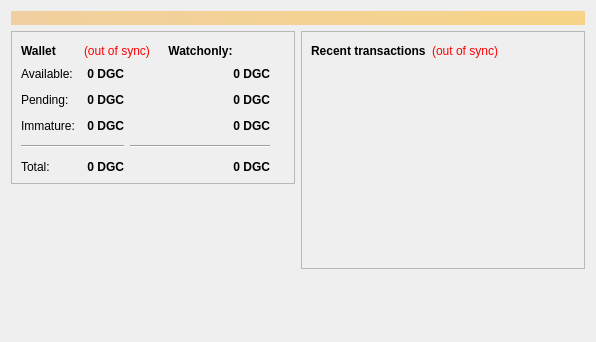
<?xml version="1.0" encoding="UTF-8"?>
<ui version="4.0">
 <class>OverviewPage</class>
 <widget class="QWidget" name="OverviewPage">
  <property name="geometry">
   <rect>
    <x>0</x>
    <y>0</y>
    <width>596</width>
    <height>342</height>
   </rect>
  </property>
  <property name="windowTitle">
   <string>Form</string>
  </property>
  <layout class="QVBoxLayout" name="topLayout">
   <item>
    <widget class="QLabel" name="labelAlerts">
     <property name="visible">
      <bool>false</bool>
     </property>
     <property name="styleSheet">
      <string notr="true">background-color: qlineargradient(x1: 0, y1: 0, x2: 1, y2: 0, stop:0 #F0D0A0, stop:1 #F8D488); color:#000000;</string>
     </property>
     <property name="wordWrap">
      <bool>true</bool>
     </property>
     <property name="margin">
      <number>3</number>
     </property>
    </widget>
   </item>
   <item>
    <layout class="QHBoxLayout" name="horizontalLayout" stretch="1,1">
     <item>
      <layout class="QVBoxLayout" name="verticalLayout_2">
       <item>
        <widget class="QFrame" name="frame">
         <property name="frameShape">
          <enum>QFrame::StyledPanel</enum>
         </property>
         <property name="frameShadow">
          <enum>QFrame::Raised</enum>
         </property>
         <layout class="QVBoxLayout" name="verticalLayout_4">
          <item>
           <layout class="QHBoxLayout" name="horizontalLayout_4">
            <item>
             <layout class="QHBoxLayout" name="horizontalLayout_7">
              <item>
               <widget class="QLabel" name="label_5">
                <property name="font">
                 <font>
                  <weight>75</weight>
                  <bold>true</bold>
                 </font>
                </property>
                <property name="text">
                 <string>Wallet</string>
                </property>
               </widget>
              </item>
              <item>
               <widget class="QLabel" name="labelWalletStatus">
                <property name="toolTip">
                 <string>The displayed information may be out of date. Your wallet automatically synchronizes with the Bitcoin network after a connection is established, but this process has not completed yet.</string>
                </property>
                <property name="styleSheet">
                 <string notr="true">QLabel { color: red; }</string>
                </property>
                <property name="text">
                 <string notr="true">(out of sync)</string>
                </property>
                <property name="alignment">
                 <set>Qt::AlignLeading|Qt::AlignLeft|Qt::AlignVCenter</set>
                </property>
               </widget>
              </item>
             </layout>
            </item>
            <item>
             <layout class="QHBoxLayout" name="horizontalLayout_8">
              <item>
               <widget class="QLabel" name="labelWatchonly">
                <property name="font">
                 <font>
                  <weight>75</weight>
                  <bold>true</bold>
                 </font>
                </property>
                <property name="text">
                 <string>Watchonly:</string>
                </property>
                <property name="alignment">
                 <set>Qt::AlignCenter</set>
                </property>
               </widget>
              </item>
              <item>
               <spacer name="horizontalSpacer_2">
                <property name="orientation">
                 <enum>Qt::Horizontal</enum>
                </property>
                <property name="sizeType">
                 <enum>QSizePolicy::Preferred</enum>
                </property>
                <property name="sizeHint" stdset="0">
                 <size>
                  <width>40</width>
                  <height>20</height>
                 </size>
                </property>
               </spacer>
              </item>
             </layout>
            </item>
           </layout>
          </item>
          <item>
           <layout class="QHBoxLayout" name="horizontalLayout_3">
            <item>
             <layout class="QFormLayout" name="formLayout_2">
              <property name="fieldGrowthPolicy">
               <enum>QFormLayout::AllNonFixedFieldsGrow</enum>
              </property>
              <property name="horizontalSpacing">
               <number>12</number>
              </property>
              <property name="verticalSpacing">
               <number>12</number>
              </property>
              <item row="0" column="0">
               <widget class="QLabel" name="label">
                <property name="text">
                 <string>Available:</string>
                </property>
               </widget>
              </item>
              <item row="0" column="1">
               <widget class="QLabel" name="labelBalance">
                <property name="font">
                 <font>
                  <weight>75</weight>
                  <bold>true</bold>
                 </font>
                </property>
                <property name="cursor">
                 <cursorShape>IBeamCursor</cursorShape>
                </property>
                <property name="toolTip">
                 <string>Your current spendable balance</string>
                </property>
                <property name="text">
                 <string notr="true">0 DGC</string>
                </property>
                <property name="alignment">
                 <set>Qt::AlignRight|Qt::AlignTrailing|Qt::AlignVCenter</set>
                </property>
                <property name="textInteractionFlags">
                 <set>Qt::LinksAccessibleByMouse|Qt::TextSelectableByKeyboard|Qt::TextSelectableByMouse</set>
                </property>
               </widget>
              </item>
              <item row="1" column="0">
               <widget class="QLabel" name="label_3">
                <property name="text">
                 <string>Pending:</string>
                </property>
               </widget>
              </item>
              <item row="1" column="1">
               <widget class="QLabel" name="labelUnconfirmed">
                <property name="font">
                 <font>
                  <weight>75</weight>
                  <bold>true</bold>
                 </font>
                </property>
                <property name="cursor">
                 <cursorShape>IBeamCursor</cursorShape>
                </property>
                <property name="toolTip">
                 <string>Total of transactions that have yet to be confirmed, and do not yet count toward the spendable balance</string>
                </property>
                <property name="text">
                 <string notr="true">0 DGC</string>
                </property>
                <property name="alignment">
                 <set>Qt::AlignRight|Qt::AlignTrailing|Qt::AlignVCenter</set>
                </property>
                <property name="textInteractionFlags">
                 <set>Qt::LinksAccessibleByMouse|Qt::TextSelectableByKeyboard|Qt::TextSelectableByMouse</set>
                </property>
               </widget>
              </item>
              <item row="2" column="0">
               <widget class="QLabel" name="labelImmatureText">
                <property name="text">
                 <string>Immature:</string>
                </property>
               </widget>
              </item>
              <item row="2" column="1">
               <widget class="QLabel" name="labelImmature">
                <property name="font">
                 <font>
                  <weight>75</weight>
                  <bold>true</bold>
                 </font>
                </property>
                <property name="cursor">
                 <cursorShape>IBeamCursor</cursorShape>
                </property>
                <property name="toolTip">
                 <string>Mined balance that has not yet matured</string>
                </property>
                <property name="text">
                 <string notr="true">0 DGC</string>
                </property>
                <property name="alignment">
                 <set>Qt::AlignRight|Qt::AlignTrailing|Qt::AlignVCenter</set>
                </property>
                <property name="textInteractionFlags">
                 <set>Qt::LinksAccessibleByMouse|Qt::TextSelectableByKeyboard|Qt::TextSelectableByMouse</set>
                </property>
               </widget>
              </item>
              <item row="3" column="0" colspan="2">
               <widget class="Line" name="line">
                <property name="orientation">
                 <enum>Qt::Horizontal</enum>
                </property>
               </widget>
              </item>
              <item row="4" column="0">
               <widget class="QLabel" name="labelTotalText">
                <property name="text">
                 <string>Total:</string>
                </property>
               </widget>
              </item>
              <item row="4" column="1">
               <widget class="QLabel" name="labelTotal">
                <property name="font">
                 <font>
                  <weight>75</weight>
                  <bold>true</bold>
                 </font>
                </property>
                <property name="cursor">
                 <cursorShape>IBeamCursor</cursorShape>
                </property>
                <property name="toolTip">
                 <string>Your current total balance</string>
                </property>
                <property name="text">
                 <string notr="true">0 DGC</string>
                </property>
                <property name="alignment">
                 <set>Qt::AlignRight|Qt::AlignTrailing|Qt::AlignVCenter</set>
                </property>
                <property name="textInteractionFlags">
                 <set>Qt::LinksAccessibleByMouse|Qt::TextSelectableByKeyboard|Qt::TextSelectableByMouse</set>
                </property>
               </widget>
              </item>
             </layout>
            </item>
            <item>
             <layout class="QFormLayout" name="formLayout">
              <property name="fieldGrowthPolicy">
               <enum>QFormLayout::AllNonFixedFieldsGrow</enum>
              </property>
              <property name="horizontalSpacing">
               <number>12</number>
              </property>
              <property name="verticalSpacing">
               <number>12</number>
              </property>
              <item row="0" column="1">
               <widget class="QLabel" name="labelWatchAvailable">
                <property name="font">
                 <font>
                  <weight>75</weight>
                  <bold>true</bold>
                 </font>
                </property>
                <property name="cursor">
                 <cursorShape>IBeamCursor</cursorShape>
                </property>
                <property name="toolTip">
                 <string>Your current balance in watchonly addresses</string>
                </property>
                <property name="text">
                 <string notr="true">0 DGC</string>
                </property>
                <property name="alignment">
                 <set>Qt::AlignRight|Qt::AlignTrailing|Qt::AlignVCenter</set>
                </property>
                <property name="textInteractionFlags">
                 <set>Qt::LinksAccessibleByMouse|Qt::TextSelectableByKeyboard|Qt::TextSelectableByMouse</set>
                </property>
               </widget>
              </item>
              <item row="1" column="1">
               <widget class="QLabel" name="labelWatchPending">
                <property name="font">
                 <font>
                  <weight>75</weight>
                  <bold>true</bold>
                 </font>
                </property>
                <property name="cursor">
                 <cursorShape>IBeamCursor</cursorShape>
                </property>
                <property name="toolTip">
                 <string>Unconfirmed transactions to watchonly addresses</string>
                </property>
                <property name="text">
                 <string notr="true">0 DGC</string>
                </property>
                <property name="alignment">
                 <set>Qt::AlignRight|Qt::AlignTrailing|Qt::AlignVCenter</set>
                </property>
                <property name="textInteractionFlags">
                 <set>Qt::LinksAccessibleByMouse|Qt::TextSelectableByKeyboard|Qt::TextSelectableByMouse</set>
                </property>
               </widget>
              </item>
              <item row="2" column="1">
               <widget class="QLabel" name="labelWatchImmature">
                <property name="font">
                 <font>
                  <weight>75</weight>
                  <bold>true</bold>
                 </font>
                </property>
                <property name="cursor">
                 <cursorShape>IBeamCursor</cursorShape>
                </property>
                <property name="toolTip">
                 <string>Mined balance in watchonly addresses that has not yet matured</string>
                </property>
                <property name="text">
                 <string notr="true">0 DGC</string>
                </property>
                <property name="alignment">
                 <set>Qt::AlignRight|Qt::AlignTrailing|Qt::AlignVCenter</set>
                </property>
                <property name="textInteractionFlags">
                 <set>Qt::LinksAccessibleByMouse|Qt::TextSelectableByKeyboard|Qt::TextSelectableByMouse</set>
                </property>
               </widget>
              </item>
              <item row="3" column="0" colspan="2">
               <widget class="Line" name="lineWatchBalance">
                <property name="sizePolicy">
                 <sizepolicy hsizetype="Preferred" vsizetype="Fixed">
                  <horstretch>0</horstretch>
                  <verstretch>0</verstretch>
                 </sizepolicy>
                </property>
                <property name="minimumSize">
                 <size>
                  <width>140</width>
                  <height>0</height>
                 </size>
                </property>
                <property name="orientation">
                 <enum>Qt::Horizontal</enum>
                </property>
               </widget>
              </item>
              <item row="4" column="1">
               <widget class="QLabel" name="labelWatchTotal">
                <property name="font">
                 <font>
                  <weight>75</weight>
                  <bold>true</bold>
                 </font>
                </property>
                <property name="cursor">
                 <cursorShape>IBeamCursor</cursorShape>
                </property>
                <property name="toolTip">
                 <string>Current total balance in watchonly addresses</string>
                </property>
                <property name="text">
                 <string notr="true">0 DGC</string>
                </property>
                <property name="alignment">
                 <set>Qt::AlignRight|Qt::AlignTrailing|Qt::AlignVCenter</set>
                </property>
                <property name="textInteractionFlags">
                 <set>Qt::LinksAccessibleByMouse|Qt::TextSelectableByKeyboard|Qt::TextSelectableByMouse</set>
                </property>
               </widget>
              </item>
             </layout>
            </item>
            <item>
             <spacer name="horizontalSpacer_3">
              <property name="orientation">
               <enum>Qt::Horizontal</enum>
              </property>
              <property name="sizeType">
               <enum>QSizePolicy::Expanding</enum>
              </property>
              <property name="sizeHint" stdset="0">
               <size>
                <width>20</width>
                <height>20</height>
               </size>
              </property>
             </spacer>
            </item>
           </layout>
          </item>
         </layout>
        </widget>
       </item>
       <item>
        <spacer name="verticalSpacer">
         <property name="orientation">
          <enum>Qt::Vertical</enum>
         </property>
         <property name="sizeHint" stdset="0">
          <size>
           <width>20</width>
           <height>40</height>
          </size>
         </property>
        </spacer>
       </item>
      </layout>
     </item>
     <item>
      <layout class="QVBoxLayout" name="verticalLayout_3">
       <item>
        <widget class="QFrame" name="frame_2">
         <property name="frameShape">
          <enum>QFrame::StyledPanel</enum>
         </property>
         <property name="frameShadow">
          <enum>QFrame::Raised</enum>
         </property>
         <layout class="QVBoxLayout" name="verticalLayout">
          <item>
           <layout class="QHBoxLayout" name="horizontalLayout_2">
            <item>
             <widget class="QLabel" name="label_4">
              <property name="text">
               <string>&lt;b&gt;Recent transactions&lt;/b&gt;</string>
              </property>
             </widget>
            </item>
            <item>
             <widget class="QLabel" name="labelTransactionsStatus">
              <property name="toolTip">
               <string>The displayed information may be out of date. Your wallet automatically synchronizes with the Bitcoin network after a connection is established, but this process has not completed yet.</string>
              </property>
              <property name="styleSheet">
               <string notr="true">QLabel { color: red; }</string>
              </property>
              <property name="text">
               <string notr="true">(out of sync)</string>
              </property>
              <property name="alignment">
               <set>Qt::AlignRight|Qt::AlignTrailing|Qt::AlignVCenter</set>
              </property>
             </widget>
            </item>
            <item>
             <spacer name="horizontalSpacer">
              <property name="orientation">
               <enum>Qt::Horizontal</enum>
              </property>
              <property name="sizeHint" stdset="0">
               <size>
                <width>40</width>
                <height>20</height>
               </size>
              </property>
             </spacer>
            </item>
           </layout>
          </item>
          <item>
           <widget class="QListView" name="listTransactions">
            <property name="styleSheet">
             <string notr="true">QListView { background: transparent; }</string>
            </property>
            <property name="frameShape">
             <enum>QFrame::NoFrame</enum>
            </property>
            <property name="verticalScrollBarPolicy">
             <enum>Qt::ScrollBarAlwaysOff</enum>
            </property>
            <property name="horizontalScrollBarPolicy">
             <enum>Qt::ScrollBarAlwaysOff</enum>
            </property>
            <property name="selectionMode">
             <enum>QAbstractItemView::NoSelection</enum>
            </property>
           </widget>
          </item>
         </layout>
        </widget>
       </item>
       <item>
        <spacer name="verticalSpacer_2">
         <property name="orientation">
          <enum>Qt::Vertical</enum>
         </property>
         <property name="sizeHint" stdset="0">
          <size>
           <width>20</width>
           <height>40</height>
          </size>
         </property>
        </spacer>
       </item>
      </layout>
     </item>
    </layout>
   </item>
  </layout>
 </widget>
 <resources/>
 <connections/>
</ui>
